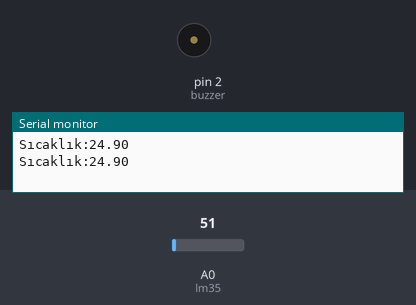
A sketch run on a simulated Arduino Uno, built with avr-gcc and run on an emulated ATmega328P. Shown: buzzer (waves = sounding, pin HIGH), the last lines printed to the serial monitor. The inputs (shaded band) are chosen by the test bench; at power-on: A0 (lm35) = 51.

Above: at 1.8 s.
1.9 s: A0 (lm35) set to 60
At 4.2 s:
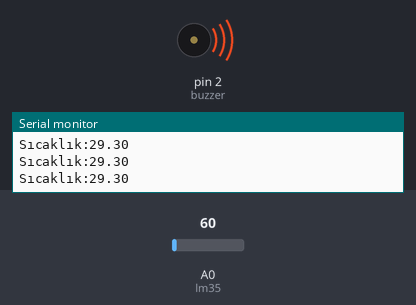
4.5 s: A0 (lm35) set to 30
At 6.7 s:
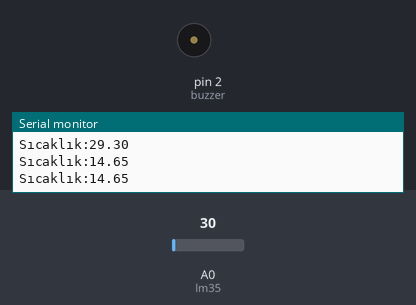
7.5 s: A0 (lm35) set to 61
At 10.3 s:
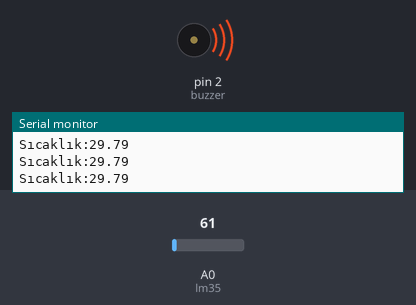
Timing chart, 0 to 11.8 s (numbered marks = the images above; inputs shaded):
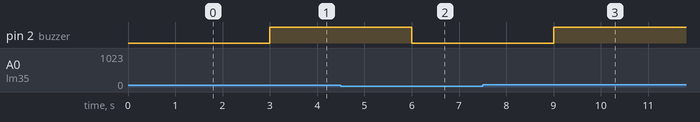

The sketch:

LM35_Kullanimi.ino
```cpp
int buzzer = 2;
float sicaklik;
float deger;
int lm35 = A0;

void setup() {
  pinMode(buzzer, OUTPUT);
  Serial.begin(9600);
}

void loop() {

  deger = analogRead(lm35);
  deger = (deger / 1024) * 5000;  // milivolt cinsinden degeri bulduk
  sicaklik = deger / 10;  // sicaklik degerini bulduk. 10'a bolmemizin sebebi her 10 mv'a 1c(santigrat) lik deger geliyor
  Serial.print("Sıcaklık:");
  Serial.println(sicaklik);
  delay(1000);
  if (sicaklik > 27)
  {
    digitalWrite(buzzer, HIGH);
  }
  else
  {
    digitalWrite(buzzer, LOW);
  }
}
```

Measured:
- the behaviour switches between 55 and 56 on A0 (lm35) (found by bisection; images 0 and 1)
- after the input at 1.9 s, pin 2 (buzzer): LOW → HIGH after 1.1 s
- after the input at 4.5 s, pin 2 (buzzer): HIGH → LOW after 1.5 s
- after the input at 7.5 s, pin 2 (buzzer): LOW → HIGH after 1.5 s
